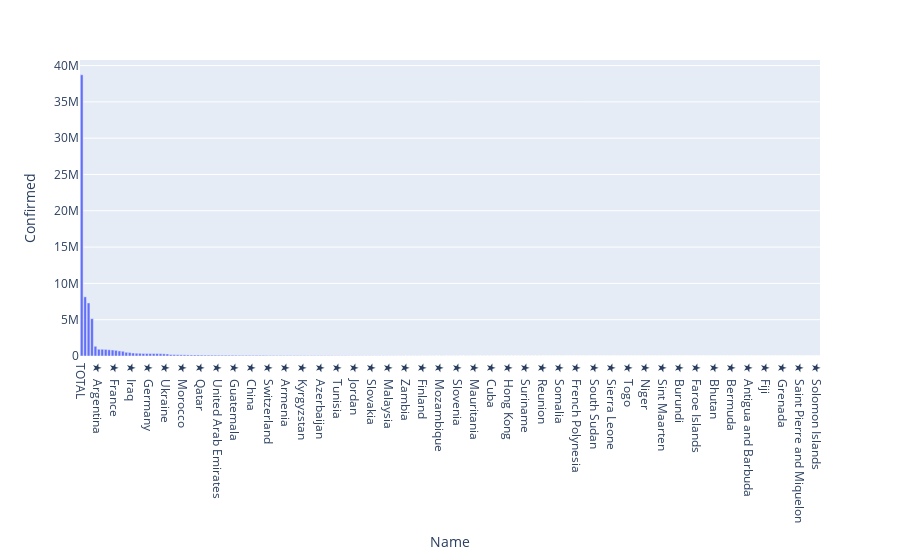

The notebook cell this image was saved under:
### Markdown cell above
#### Plot number of confirmed cases.

### Code cell
# plotting world_df based on confirmed cases by country names.

world_fig = px.bar(world_df, x = 'Name' , y = 'Confirmed')
world_fig.show()

### Figure 1 — Plotly figure (JSON) as saved in the notebook; plotly's stock layout.template omitted (floating-point values rounded to 4 significant figures; data arrays with more than 128 entries replaced by an {"elided": "..."} marker saying what was removed)
{"data": [{"alignmentgroup": "True", "hovertemplate": "Name=%{x}<br>Confirmed=%{y}<extra></extra>", "legendgroup": "", "marker": {"color": "#636efa"}, "name": "", "offsetgroup": "", "orientation": "v", "showlegend": false, "textposition": "auto", "type": "bar", "x": {"elided": "216 str values"}, "xaxis": "x", "y": {"elided": "216 int values"}, "yaxis": "y"}], "layout": {"autosize": true, "barmode": "relative", "legend": {"tracegroupgap": 0}, "margin": {"t": 60}, "xaxis": {"anchor": "y", "autorange": true, "domain": [0, 1], "range": [-0.5, 215.5], "title": {"text": "Name"}, "type": "category"}, "yaxis": {"anchor": "x", "autorange": true, "domain": [0, 1], "range": [0, 40770000.0], "title": {"text": "Confirmed"}, "type": "linear"}}}
